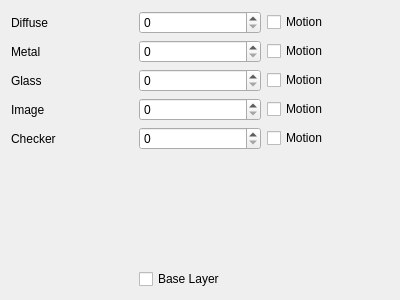
<?xml version="1.0" encoding="UTF-8"?>
<ui version="4.0">
 <class>random_scene</class>
 <widget class="QWidget" name="random_scene">
  <property name="geometry">
   <rect>
    <x>0</x>
    <y>0</y>
    <width>400</width>
    <height>300</height>
   </rect>
  </property>
  <property name="windowTitle">
   <string>Form</string>
  </property>
  <layout class="QGridLayout" name="gridLayout">
   <item row="0" column="2">
    <widget class="QCheckBox" name="diffuse_check">
     <property name="text">
      <string>Motion</string>
     </property>
    </widget>
   </item>
   <item row="3" column="1">
    <widget class="QSpinBox" name="image_box"/>
   </item>
   <item row="5" column="1">
    <spacer name="verticalSpacer">
     <property name="orientation">
      <enum>Qt::Vertical</enum>
     </property>
     <property name="sizeHint" stdset="0">
      <size>
       <width>20</width>
       <height>40</height>
      </size>
     </property>
    </spacer>
   </item>
   <item row="4" column="1">
    <widget class="QSpinBox" name="checker_box"/>
   </item>
   <item row="1" column="1">
    <widget class="QSpinBox" name="metal_box"/>
   </item>
   <item row="3" column="0">
    <widget class="QLabel" name="label_2">
     <property name="text">
      <string>Image</string>
     </property>
    </widget>
   </item>
   <item row="1" column="0">
    <widget class="QLabel" name="label_4">
     <property name="text">
      <string>Metal</string>
     </property>
    </widget>
   </item>
   <item row="4" column="2">
    <widget class="QCheckBox" name="checker_check">
     <property name="text">
      <string>Motion</string>
     </property>
    </widget>
   </item>
   <item row="3" column="2">
    <widget class="QCheckBox" name="image_check">
     <property name="text">
      <string>Motion</string>
     </property>
    </widget>
   </item>
   <item row="0" column="1">
    <widget class="QSpinBox" name="diffuse_box"/>
   </item>
   <item row="4" column="0">
    <widget class="QLabel" name="label_5">
     <property name="text">
      <string>Checker</string>
     </property>
    </widget>
   </item>
   <item row="0" column="0">
    <widget class="QLabel" name="label_1">
     <property name="text">
      <string>Diffuse</string>
     </property>
    </widget>
   </item>
   <item row="2" column="0">
    <widget class="QLabel" name="label_3">
     <property name="text">
      <string>Glass</string>
     </property>
    </widget>
   </item>
   <item row="2" column="2">
    <widget class="QCheckBox" name="glass_check">
     <property name="text">
      <string>Motion</string>
     </property>
    </widget>
   </item>
   <item row="1" column="2">
    <widget class="QCheckBox" name="metal_check">
     <property name="text">
      <string>Motion</string>
     </property>
    </widget>
   </item>
   <item row="6" column="1">
    <widget class="QCheckBox" name="base_check">
     <property name="text">
      <string>Base Layer</string>
     </property>
    </widget>
   </item>
   <item row="2" column="1">
    <widget class="QSpinBox" name="glass_box"/>
   </item>
  </layout>
 </widget>
 <resources/>
 <connections/>
</ui>
